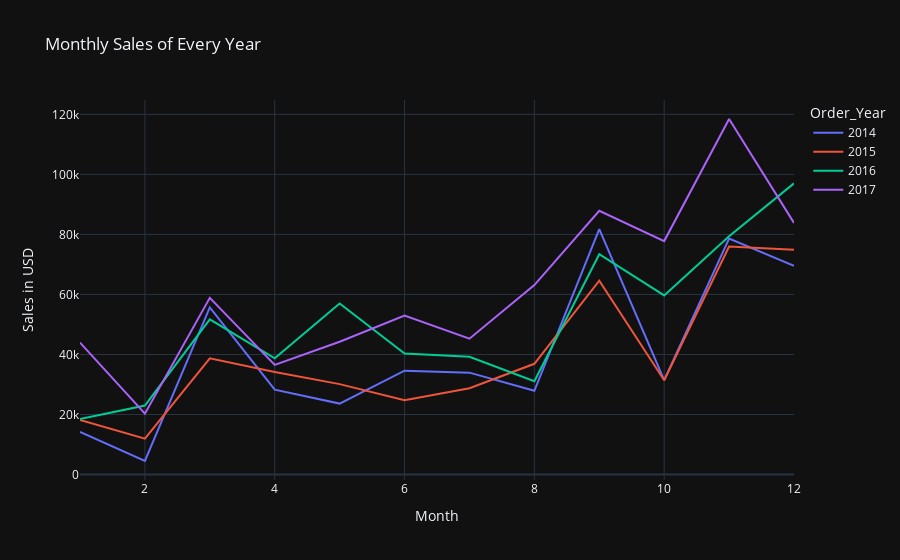
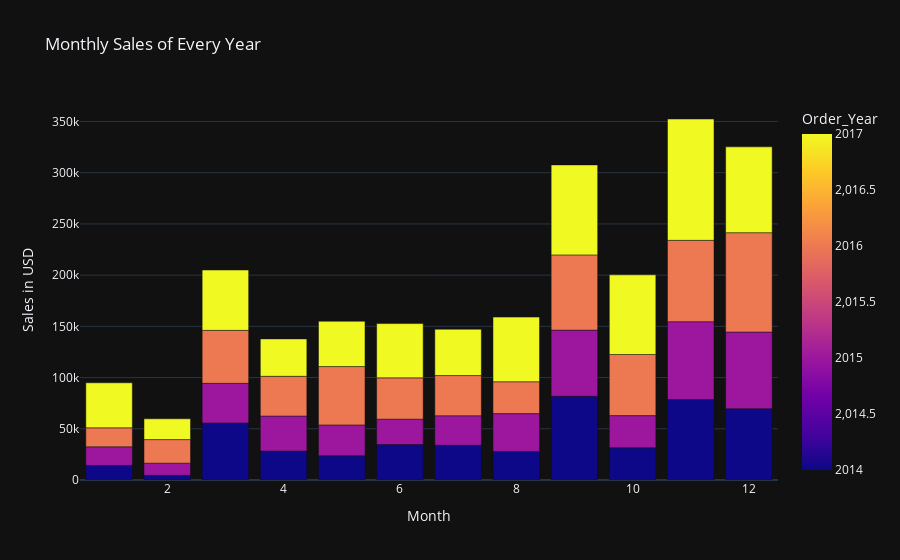

The cell these charts' notebook holds for them, in order:
### Code cell
# let's check the monthly sales of every year
monthly_sales_year = df.groupby(['Order_Year','Order_Month'])['Sales'].sum().reset_index() 
print(monthly_sales_year)
# let's create a figure of monthly sales of every year
fig = px.line(monthly_sales_year, 
            x='Order_Month', 
            y='Sales', 
            title='Monthly Sales of Every Year', 
            labels={'Sales':'Sales in USD', 'Order_Month':'Month'},
            color='Order_Year')
fig.show()
fig = px.bar(monthly_sales_year, 
            x='Order_Month', 
            y='Sales', 
            title='Monthly Sales of Every Year', 
            labels={'Sales':'Sales in USD', 'Order_Month':'Month'},
            color='Order_Year')
fig.show()

# save this figure in jypiter notebook for when we export the notebook to html it will be saved 
# pio.write_image(fig1, file='monthly_sales_year_line.png')
# pio.write_image(fig2, file='monthly_sales_year_bar.png')
from IPython.display import Image , display
display(Image(filename='monthly_sales_year_line.png'))
display(Image(filename='monthly_sales_year_bar.png'))

### Figure 1 — Plotly figure (JSON) as saved in the notebook; plotly's stock layout.template omitted (floating-point values rounded to 4 significant figures)
{"data": [{"hovertemplate": "Order_Year=2014<br>Month=%{x}<br>Sales in USD=%{y}<extra></extra>", "legendgroup": "2014", "line": {"color": "#636efa", "dash": "solid"}, "marker": {"symbol": "circle"}, "mode": "lines", "name": "2014", "orientation": "v", "showlegend": true, "type": "scatter", "x": [1, 2, 3, 4, 5, 6, 7, 8, 9, 10, 11, 12], "xaxis": "x", "y": [14240.0, 4520.0, 55690.0, 28300.0, 23650.0, 34600.0, 33950.0, 27910.0, 81780.0, 31450.0, 78630.0, 69550.0], "yaxis": "y"}, {"hovertemplate": "Order_Year=2015<br>Month=%{x}<br>Sales in USD=%{y}<extra></extra>", "legendgroup": "2015", "line": {"color": "#EF553B", "dash": "solid"}, "marker": {"symbol": "circle"}, "mode": "lines", "name": "2015", "orientation": "v", "showlegend": true, "type": "scatter", "x": [1, 2, 3, 4, 5, 6, 7, 8, 9, 10, 11, 12], "xaxis": "x", "y": [18170.0, 11950.0, 38730.0, 34200.0, 30130.0, 24800.0, 28770.0, 36900.0, 64600.0, 31400.0, 75970.0, 74920.0], "yaxis": "y"}, {"hovertemplate": "Order_Year=2016<br>Month=%{x}<br>Sales in USD=%{y}<extra></extra>", "legendgroup": "2016", "line": {"color": "#00cc96", "dash": "solid"}, "marker": {"symbol": "circle"}, "mode": "lines", "name": "2016", "orientation": "v", "showlegend": true, "type": "scatter", "x": [1, 2, 3, 4, 5, 6, 7, 8, 9, 10, 11, 12], "xaxis": "x", "y": [18540.0, 22980.0, 51720.0, 38750.0, 56990.0, 40340.0, 39260.0, 31120.0, 73410.0, 59690.0, 79410.0, 97000.0], "yaxis": "y"}, {"hovertemplate": "Order_Year=2017<br>Month=%{x}<br>Sales in USD=%{y}<extra></extra>", "legendgroup": "2017", "line": {"color": "#ab63fa", "dash": "solid"}, "marker": {"symbol": "circle"}, "mode": "lines", "name": "2017", "orientation": "v", "showlegend": true, "type": "scatter", "x": [1, 2, 3, 4, 5, 6, 7, 8, 9, 10, 11, 12], "xaxis": "x", "y": [43970.0, 20300.0, 58870.0, 36520.0, 44260.0, 52980.0, 45260.0, 63120.0, 87870.0, 77780.0, 118400.0, 83830.0], "yaxis": "y"}], "layout": {"legend": {"title": {"text": "Order_Year"}, "tracegroupgap": 0}, "title": {"text": "Monthly Sales of Every Year"}, "xaxis": {"anchor": "y", "domain": [0, 1], "title": {"text": "Month"}}, "yaxis": {"anchor": "x", "domain": [0, 1], "title": {"text": "Sales in USD"}}}}

### Figure 2 — Plotly figure (JSON) as saved in the notebook; plotly's stock layout.template omitted (floating-point values rounded to 4 significant figures)
{"data": [{"alignmentgroup": "True", "hovertemplate": "Month=%{x}<br>Sales in USD=%{y}<br>Order_Year=%{marker.color}<extra></extra>", "legendgroup": "", "marker": {"color": [2014, 2014, 2014, 2014, 2014, 2014, 2014, 2014, 2014, 2014, 2014, 2014, 2015, 2015, 2015, 2015, 2015, 2015, 2015, 2015, 2015, 2015, 2015, 2015, 2016, 2016, 2016, 2016, 2016, 2016, 2016, 2016, 2016, 2016, 2016, 2016, 2017, 2017, 2017, 2017, 2017, 2017, 2017, 2017, 2017, 2017, 2017, 2017], "coloraxis": "coloraxis", "pattern": {"shape": ""}}, "name": "", "offsetgroup": "", "orientation": "v", "showlegend": false, "textposition": "auto", "type": "bar", "x": [1, 2, 3, 4, 5, 6, 7, 8, 9, 10, 11, 12, 1, 2, 3, 4, 5, 6, 7, 8, 9, 10, 11, 12, 1, 2, 3, 4, 5, 6, 7, 8, 9, 10, 11, 12, 1, 2, 3, 4, 5, 6, 7, 8, 9, 10, 11, 12], "xaxis": "x", "y": [14240.0, 4520.0, 55690.0, 28300.0, 23650.0, 34600.0, 33950.0, 27910.0, 81780.0, 31450.0, 78630.0, 69550.0, 18170.0, 11950.0, 38730.0, 34200.0, 30130.0, 24800.0, 28770.0, 36900.0, 64600.0, 31400.0, 75970.0, 74920.0, 18540.0, 22980.0, 51720.0, 38750.0, 56990.0, 40340.0, 39260.0, 31120.0, 73410.0, 59690.0, 79410.0, 97000.0, 43970.0, 20300.0, 58870.0, 36520.0, 44260.0, 52980.0, 45260.0, 63120.0, 87870.0, 77780.0, 118400.0, 83830.0], "yaxis": "y"}], "layout": {"barmode": "relative", "coloraxis": {"colorbar": {"title": {"text": "Order_Year"}}, "colorscale": [[0, "#0d0887"], [0.1111, "#46039f"], [0.2222, "#7201a8"], [0.3333, "#9c179e"], [0.4444, "#bd3786"], [0.5556, "#d8576b"], [0.6667, "#ed7953"], [0.7778, "#fb9f3a"], [0.8889, "#fdca26"], [1, "#f0f921"]]}, "legend": {"tracegroupgap": 0}, "title": {"text": "Monthly Sales of Every Year"}, "xaxis": {"anchor": "y", "domain": [0, 1], "title": {"text": "Month"}}, "yaxis": {"anchor": "x", "domain": [0, 1], "title": {"text": "Sales in USD"}}}}
